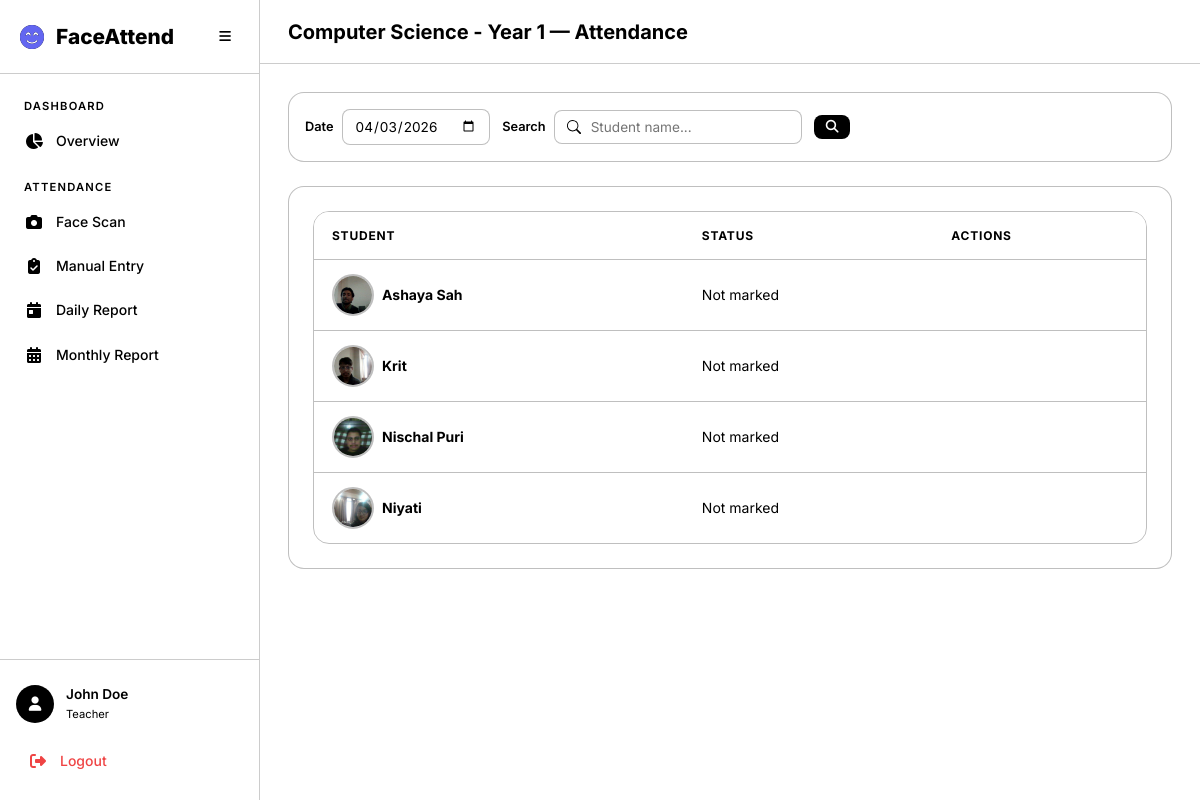
/attendance/teacher/class/1/ (signed in), run on an earlier commit of the app's database.
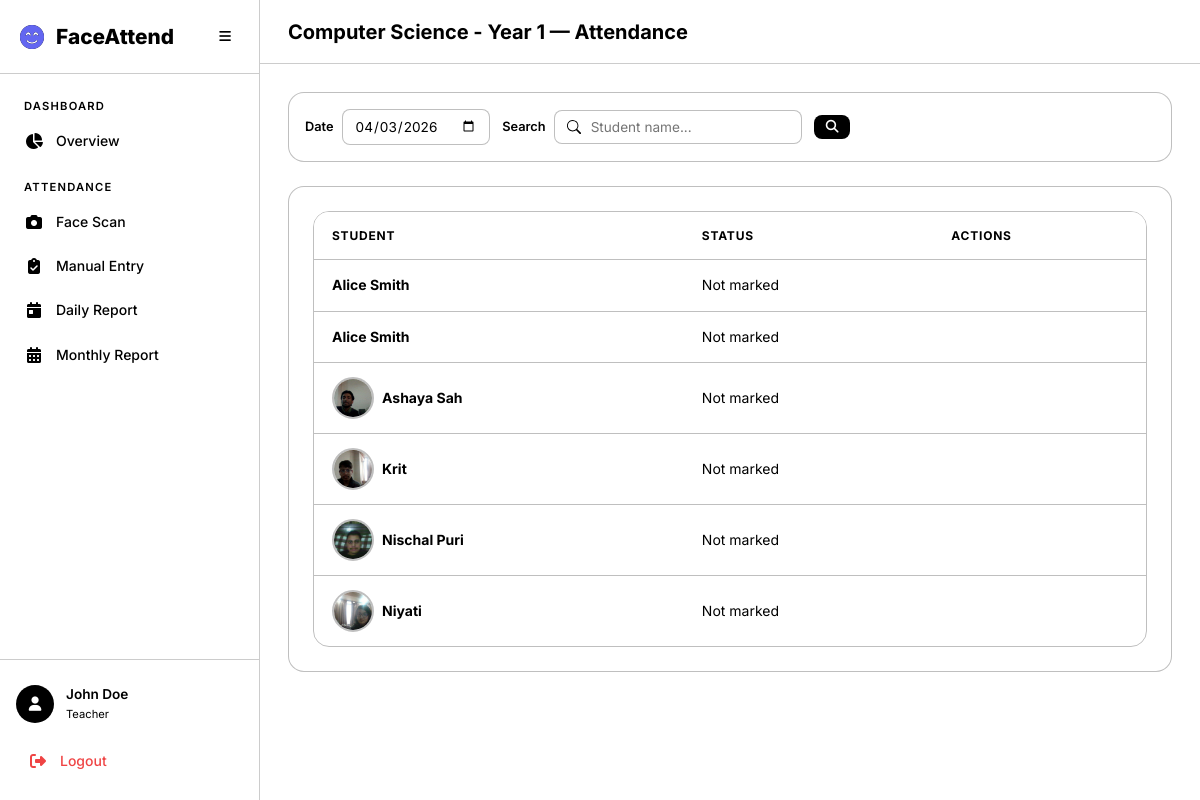
And on a later commit of the database.
### academics/models.py (models this page shows, shortened)
class Student(models.Model):
    user = models.OneToOneField(
        settings.AUTH_USER_MODEL,
        on_delete=models.CASCADE,
        related_name='student_profile',
        null=True, blank=True,
    )
    full_name = models.CharField(max_length=300)
    profile_image = models.ImageField(upload_to='students/profiles/')
    face_encoding = models.BinaryField(null=True, blank=True, help_text='128-d face encoding as bytes')
    enrollment_year = models.PositiveIntegerField()
    faculty = models.ForeignKey(Faculty, on_delete=models.CASCADE, related_name='students')
    academic_class = models.ForeignKey(AcademicClass, on_delete=models.CASCADE, related_name='students')
    phone = models.CharField(max_length=20, blank=True)
    guardian_phone = models.CharField(max_length=20, blank=True)
    is_phone_flagged = models.BooleanField(
        default=False,
        help_text='Mark this when the student phone number is incorrect.',
    )
    is_active = models.BooleanField(default=True)
    created_at = models.DateTimeField(auto_now_add=True)
    updated_at = models.DateTimeField(auto_now=True)
    class Meta:
        ordering = ['full_name']

### attendance/views.py (the view)
# urls.py: path('teacher/class/<int:class_id>/', views.teacher_class_attendance, name='teacher_class'),
@login_required
@teacher_required
def teacher_class_attendance(request, class_id):
    ac = get_object_or_404(AcademicClass, pk=class_id, teacher=request.user)
    students = Student.objects.filter(academic_class=ac, is_active=True)
    today = timezone.localdate()
    selected_date = request.GET.get('date', today.isoformat())
    search = request.GET.get('search', '')
    if search:
        students = students.filter(full_name__icontains=search)
    attendance_records = Attendance.objects.filter(
        student__in=students, date=selected_date
    ).select_related('student')
    att_map = {a.student_id: a for a in attendance_records}
    student_list = []
    for s in students:
        att = att_map.get(s.id)
        student_list.append({
            'student': s,
            'attendance': att,
            'status': att.status if att else 'unmarked',
        })
    return render(request, 'attendance/teacher_class.html', {
        'class': ac,
        'student_list': student_list,
        'selected_date': selected_date,
        'search': search,
        'today': today,
    })

### templates/attendance/teacher_class.html (shortened to what this page needs)
{% extends 'base.html' %}
{% block page_title %}{{ class.name }} — Attendance{% endblock %}
{% block content %}
<div class="animate-fade-in">
    <form method="get" class="filters-bar mb-3">
        <div class="filter-group">
            <label>Date</label>
            <input type="date" name="date" value="{{ selected_date }}" class="filter-input"
                onchange="this.form.submit()">
        </div>
        <div class="filter-group">
            <label>Search</label>
            <input type="text" name="search" value="{{ search }}" placeholder="Student name..." class="search-input">
        </div>
        <button type="submit" class="btn btn-sm btn-primary"><i class="fas fa-search"></i></button>
    </form>
    <div class="card">
        <div class="table-container">
            <table class="data-table">
                <thead>
                    <tr>
                        <th>Student</th>
                        <th>Status</th>
                        <th>Actions</th>
                    </tr>
                </thead>
                <tbody>
                    {% for item in student_list %}
                    <tr>
                        <td>
                            <div class="d-flex align-center gap-1">
                                {% if item.student.profile_image %}
                                <img src="{{ item.student.profile_image.url }}" alt="" class="student-avatar">
                                {% endif %}
                                <strong>{{ item.student.full_name }}</strong>
                            </div>
                        </td>
                        <td>
                            {% if item.attendance %}
                            <span class="badge badge-{{ item.status }}">{{ item.attendance.get_status_display }}</span>
                            {% else %}
                            <span class="text-muted">Not marked</span>
                            {% endif %}
                        </td>
                        <td>
                        </td>
                    </tr>
                    {% empty %}
                    <tr>
                        <td colspan="3" class="text-center text-muted">No students found.</td>
                    </tr>
                    {% endfor %}
                </tbody>
            </table>
        </div>
    </div>
</div>
{% endblock %}

What changed in the data, as far as the page shows it:
now on this page (row edited): Student: student.full_name "Alice Smith"
added Student: student.full_name "Alice Smith"
